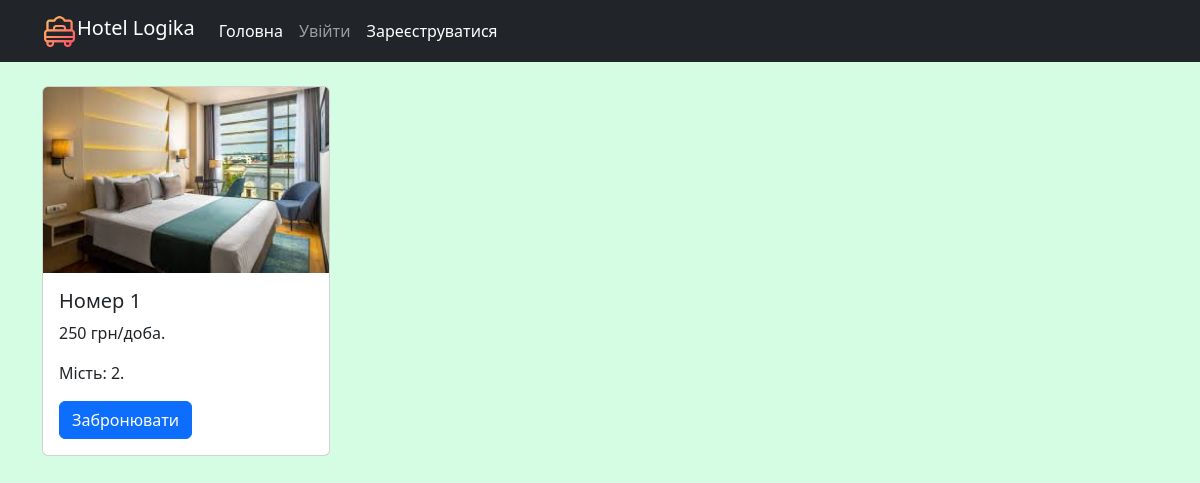
/, run on an earlier commit of the app's database.
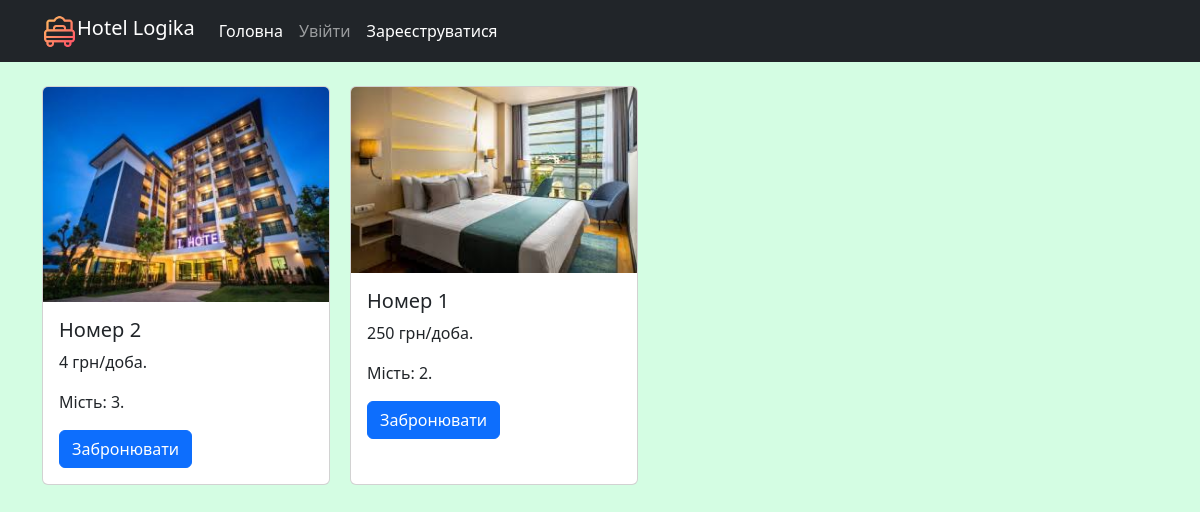
And on a later commit of the database.
### reservation/models.py (models this page shows, shortened)
class Room(models.Model):
    number = models.PositiveIntegerField()
    description = models.TextField(null=True, blank=True)
    place = models.PositiveIntegerField(default=1)
    price = models.PositiveIntegerField()
    image = models.ImageField(upload_to='rooms_image')
    type_room = models.ForeignKey(TypeRoom, on_delete=models.CASCADE)
    class Meta:
        ordering = ['price']  # Сортування за ціною
        verbose_name = "room"  # Назва в однині в адмінці
        verbose_name_plural = "Rooms" #Назва в множині

### reservation/views.py (the view)
# urls.py: path('', room_list, name='room-list'),
def room_list(request):
    rooms = Room.objects.all()
    context = {
        'rooms': rooms
    }
    return render(request, template_name='room_list.html', context=context)

### templates/room_list.html
{% extends 'base.html'%}
{% block content %}
<div class ='room-list'>
    {%for room in rooms%}
        <div class="card" style="width: 18rem;">
          <img src="{{room.image.url}}" class="card-img-top">
          <div class="card-body">
            <h5 class="card-title">Номер {{room.number}}</h5>
            <p class="card-text">{{room.price}} грн/доба.</p>
            <p class="card-text">Мість: {{room.place}}.</p>
            <a href="#" class="btn btn-primary">Забронювати</a>
          </div>
        </div>
    {% endfor %}
</div>
{% endblock %}

What changed in the data, as far as the page shows it:
added Room: image (picture), number "2", price "4", place "3"
